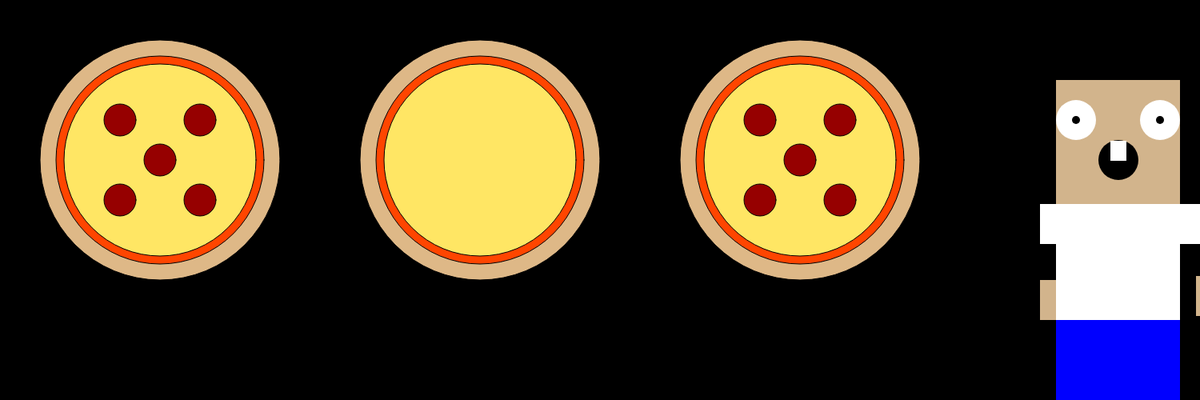
Frame 1 (no input)
Frame 60 (no input): identical to frame 1, image omitted
Frame 120 (the mouse pressed at the canvas centre since frame 60): identical to frame 1, image omitted

The p5.js sketch that drew this single still picture (run headless with seeded random() and noise() and a simulated clock; from frame 60 on, the mouse is pressed at the canvas centre):

// p5.js sketch
// ── sketch.js
function setup() {
  createCanvas(1500, 500);
  background(0); 

  pizzaMaker();     
  cheesePizza();    
  pepperoniPizza(); 

  drawBob(); // bob on the far right
}

function draw() {}

// pizza functions
function pizzaMaker() {
  fill(222, 184, 135); // crust
  ellipse(200, 200, 300, 300);

  fill(255, 69, 0); // sauce
  ellipse(200, 200, 260, 260);

  fill(255, 230, 100); // cheese
  ellipse(200, 200, 240, 240);

  fill(150, 0, 0); // pepperoni
  ellipse(150, 150, 40, 40);
  ellipse(250, 150, 40, 40);
  ellipse(200, 200, 40, 40);
  ellipse(150, 250, 40, 40);
  ellipse(250, 250, 40, 40);
}

function cheesePizza() {
  fill(222, 184, 135); // crust
  ellipse(600, 200, 300, 300);

  fill(255, 69, 0); // sauce
  ellipse(600, 200, 260, 260);

  fill(255, 230, 100); // cheese
  ellipse(600, 200, 240, 240);
}

function pepperoniPizza() {
  fill(222, 184, 135); // crust
  ellipse(1000, 200, 300, 300);

  fill(255, 69, 0); // sauce
  ellipse(1000, 200, 260, 260);

  fill(255, 230, 100); // cheese
  ellipse(1000, 200, 240, 240);

  fill(150, 0, 0); // pepperoni
  ellipse(950, 150, 40, 40);
  ellipse(1050, 150, 40, 40);
  ellipse(1000, 200, 40, 40);
  ellipse(950, 250, 40, 40);
  ellipse(1050, 250, 40, 40);
}

function drawBob() {
  noStroke();
  // face/head
  fill("tan"); 
  rect(1320, 100, 155, 155);

  // hair
  fill("black"); 
  rect(1320, 30, 155, 70);

  // mouth
  fill("black"); 
  ellipse(1398, 200, 50);

  // singular tooth
  fill("white"); 
  rect(1388, 176, 20, 25);

  // eyes (L)
  fill("white"); 
  circle(1345, 150, 50);

  // pupil (L)
  fill("black"); 
  circle(1345, 150, 10);

  // eyes (R)
  fill("white"); 
  circle(1450, 150, 50);

  // pupil (R)
  fill("black"); 
  circle(1450, 150, 10);

  // left arm 
  fill("white"); 
  rect(1300, 255, 100, 50);

  // left hand
  fill("tan"); 
  rect(1300, 350, 50, 50);

  // right arm
  fill("white"); 
  rect(1450, 255, 100, 50);

  // right hand 
  fill("tan"); 
  rect(1495, 345, 55, 50);

  // body or shirt
  fill("white"); 
  rect(1320, 255, 155, 145);

  // pants 
  fill("blue"); 
  rect(1320, 400, 155, 100);
}

// ── Hours.html
<head>
    <meta name="viewport" content="width=device-width, initial-scale=1.0">
    <title>Hours</title>
    <link rel="stylesheet" href="style.css">
    <script src="script.js" defer></script>
    <script src="sketch.js"defer></script>

</head>
<body>
    <header>Hours</header>
    <nav>
        <a href="Menu.html">Menu</a>
        <a href="index.html">Home</a>
    </nav>
    <p id="hours">
        Monday<br>
        9:00 AM to 5:00PM<br>
        Tuesday<br>
        9:00 AM to 5:00PM<br>
        Wednsday<br>
        9:00 AM to 5:00PM<br>
        Thursday<br>
        9:00 AM to 5:00PM<br>
        Friday<br>
        9:00 AM to 5:00PM<br>
        Saturday<br>
        9:00 AM to 5:00PM<br>
    </p>
</body>
// ── Menu.html
<head>
    <meta name="viewport" content="width=device-width, initial-scale=1.0">
    <title>Menu</title>
    <link rel="stylesheet" href="style.css">

</head>
<body>
    <header>Menu</header>
    <nav>
        <a href="index.html">Home</a>
        <a href="Hours.html">Hours</a>
        
    </nav>
    <p id = "menu">
   <strong>Cheese Pizza</strong> — $9.99<br>
  <strong>Pepperoni Pizza</strong> — $10.99<br>
  <strong>Meat Lover’s Pizza</strong> — $12.99<br>
  <strong>Chicken Bacon Ranch Pizza</strong> — $13.49<br>
  <strong>Veggie Pizza</strong> — $11.99<br>
  <strong>Buffalo Chicken Pizza</strong> — $13.99<br><br>

  <strong>Calzone</strong> — $8.99<br>
  <strong>Wings (6 pcs)</strong> — $7.99<br>
  <strong>Wings (12 pcs)</strong> — $13.99<br>
  <strong>French Fries</strong> — $3.99<br>
  <strong>Loaded Fries</strong> — $6.49<br>
  <strong>Garlic Knots (6 pcs)</strong> — $4.99<br><br>

  <strong>Soft Drinks</strong> — $1.99<br>
  <strong>Bottled Water</strong> — $1.49<br>
    </p>
</body>
// ── script.js
window.alert("We are closed this Sunday!");

// ── style.css
body{
    background-image: url("background.jpg");
    background-repeat: no-repeat;
    background-size: cover;
}

header{
    font-size: 100px;
    font-family: 'Times New Roman', Times, serif;
    text-align: center;
    text-shadow:
  0 0 5px red,
  0 0 10px red,
  0 0 20px red,
  0 0 40px red,
  0 0 80px red;
    color:black;

    border: red solid 5px;
    border-style: groove;
    border-radius: 10px;
    border-top: 0px;
    border-left: 0px;
    border-right:0px;
}

nav{
    font-size: 50px;
    font-family: 'Times New Roman', Times, serif;
    text-align: center;
    text-shadow:
  0 0 5px red,
  0 0 10px red,
  0 0 20px red,
  0 0 40px red,
  0 0 80px red;
    color:black;
}

#intro{
    background-color: black;
    border:solid red 5px;
    font-size: 35px;
    color:red;
    font-family: "Brush Script MT", cursive;
    text-align: center;
}
#menu{
    font-size: 35px;
    background-color: black;
    color: red;
    text-align: center;
    font-family: "Brush Script MT", cursive;
    border:solid red 5px; 
    border-radius: 10px;
}
#hours{
    background-color: black;
    text-align: center;
    font-size: 35px;
    font-family: "Brush Script MT", cursive;
    color: red;
    border: solid red 5px;
    border-radius: 10px;

}
